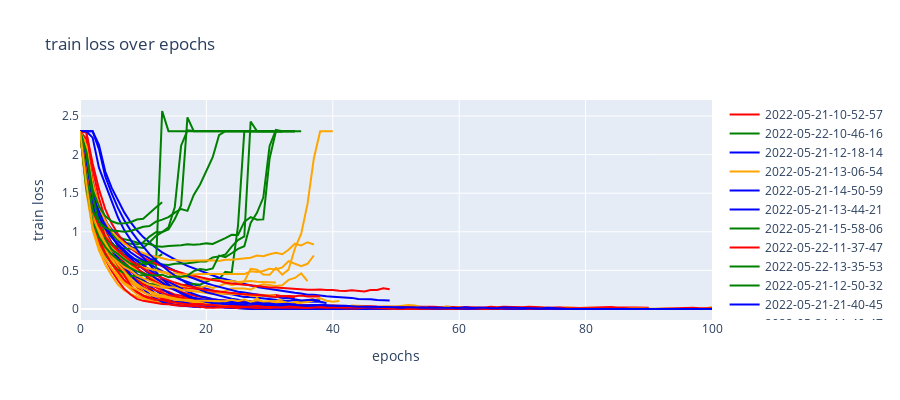
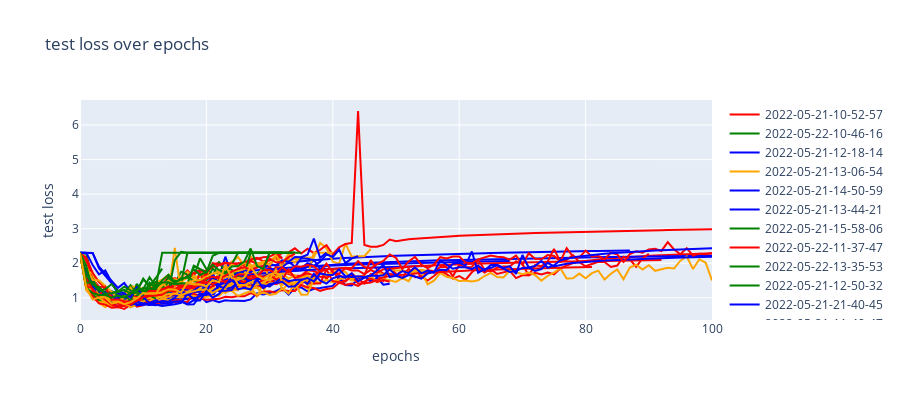
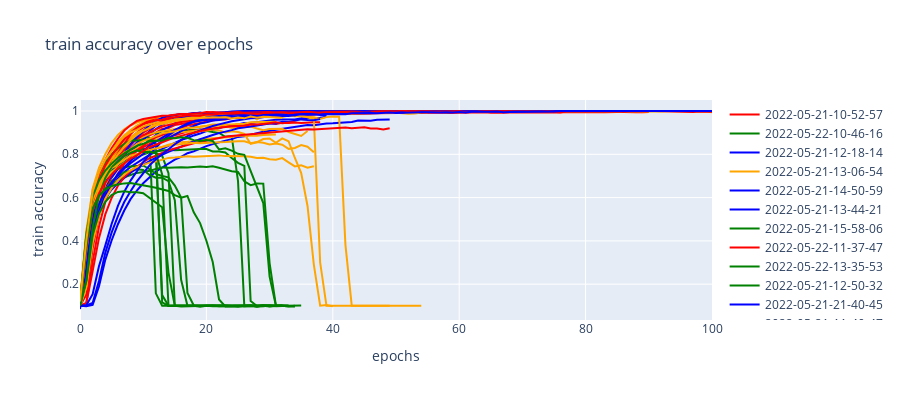
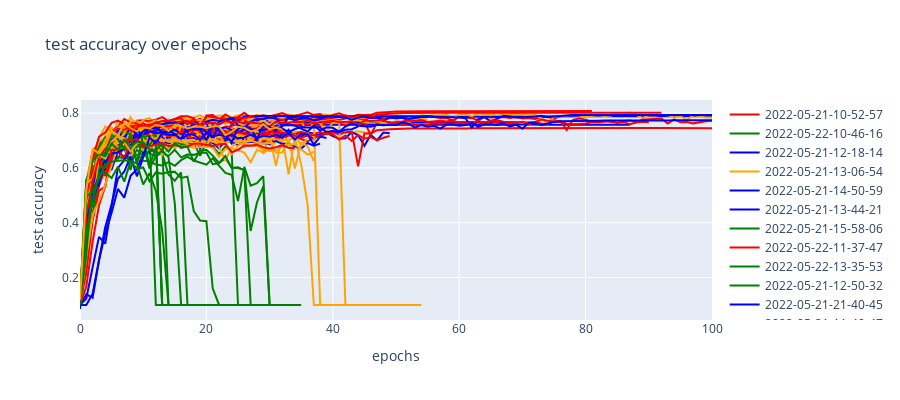

Source (notebook cell) for these figures, in order:
### Markdown cell above
#### CNN metrics development

### Code cell
show_training(df = pd.merge(df_history_summary, df_config_summary, left_on="name", right_on="name"), 
              variant = "CNN_SGD", 
              columns = ["train loss", "test loss", "train accuracy", "test accuracy", "top test accuracy"])
